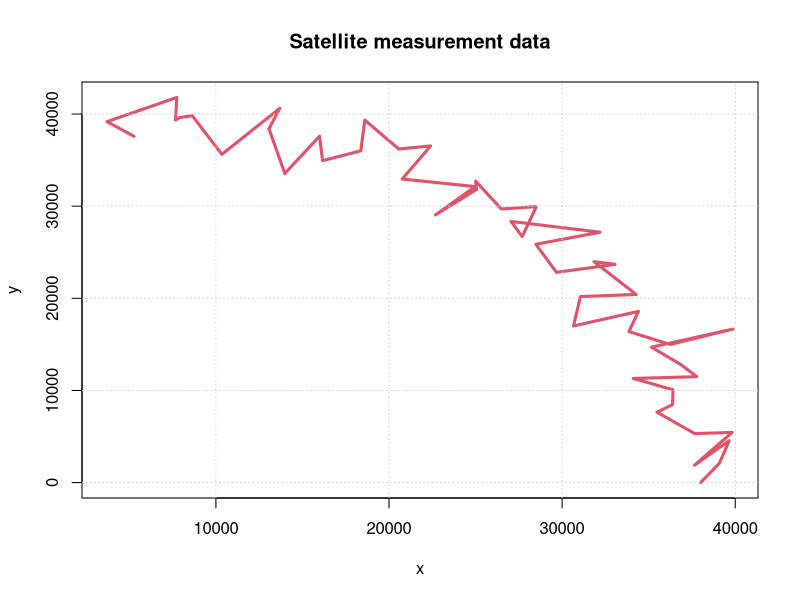

R code for this plot: (Note: this script raises an error after producing the figure.)
############################################################################################
#course:  Time Series Analysis, T-862-TIMA
#Date:    //2014
#Students: Daniel Bergmann Sigtryggsson, Lilja Bjorg Gudmundsdottir, Jon Vilberg Georgsson 
#
############################################################################################
require(graphics)
sat.dat <- read.csv("Satelliteorbit.csv",header=FALSE,col.names=c("rm","theta_m","V3"))
sat.dat$rm[2] = sat.dat$theta_m[2]
sat.dat$theta_m[2] = sat.dat$V3[2]
sat.dat$V3 = NULL
plot(y = sat.dat$rm * sin(sat.dat$theta_m),
     x = sat.dat$rm * cos(sat.dat$theta_m),
     type='l',
     col=2,
     lwd=3,
     ylab = "y",
     xlab = "x",
     main = "Satellite measurement data")
grid()
 #TASK1 - State space model

#we have  >>>  x = t[r theta omega]
#we want >>> x' = A*x +B*u and y = Cx
#B*u is zero, because there is no input to the system
# all states are output, thus, C is an identity matrix, dimension 2x3
A = matrix(c(1,0,0, 0,1,1, 0,0,1),nrow=3,ncol=3,byrow=TRUE,
           dimnames = list(c("row1", "row2","row3"),
                           c("C.1", "C.2", "C.3")))
C = matrix(c(1,0,0, 0,1,0),nrow=2,ncol=3,byrow=TRUE)

#error_r =  rnorm(n=50,mean=0,sd=500^2)
#error_theta = rnorm(n=50,mean=0,sd=0.005^2)
#error_omega = rnorm(n=50,mean=0,sd=0.005^2)
#error = matrix (c(error_r, error_theta, error_omega),nrow=3,ncol=50,byrow=TRUE)

# R_earth = 6.371E6 # fengid af google
# r = R_earth + sat.dat$rm[1]
# g_orbit = 9.81*(R_earth/r)^2
# v_orbit = sqrt(r*g_orbit)

#Part 2

qr(cbind(t(C),t(C%*%A)))$rank
sigma1 = matrix(c(500,0,0, 0, 0.005,0 , 0,0,0.005),nrow=3,ncol=3,byrow=TRUE) #var in diag
sigma2 = matrix(c(2000,0, 0,0.03),nrow=2,ncol=2,byrow=TRUE)
n = length(sat.data)
# Initialize variables for storing results
Kt.store <- matrix(NA,n,6)
Xhr <- Xhp <- Kt.store
Sxx.r <- Sxx.p <- matrix(NA,n,9) # 3x3 flett ut
Syy.p <- rep(NA,n,4)            # 2x2 flett ut

# Initiailzation
Xh.t.tm1 <- matrix(c(sat.dat$rm[1], sat.dat$theta_m[1],0),nrow=3,ncol=1,byrow=T)
Sxx.t.tm1 <- sigma1 #G * sigma1 * t(G)
Syy.t.tm1 <- C %*% Sxx.t.tm1 %*% t(C) +sigma2

set.seed(1213)
